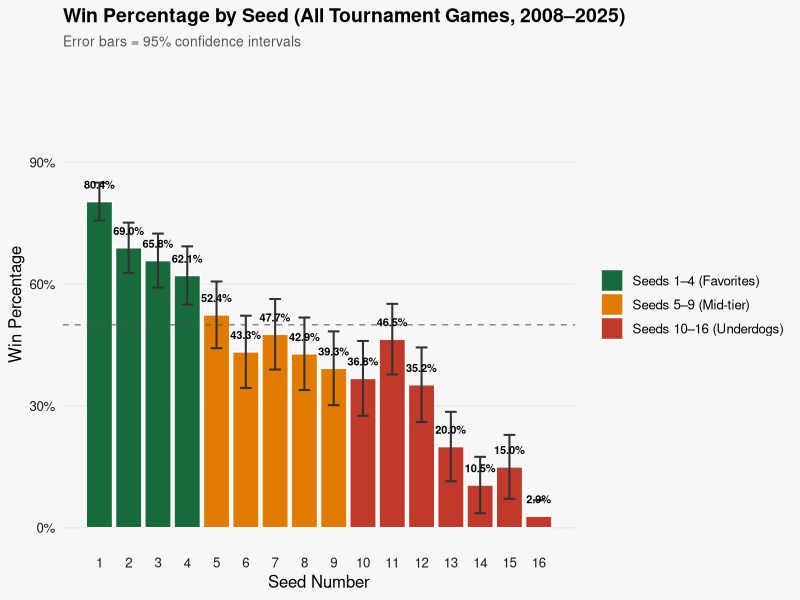
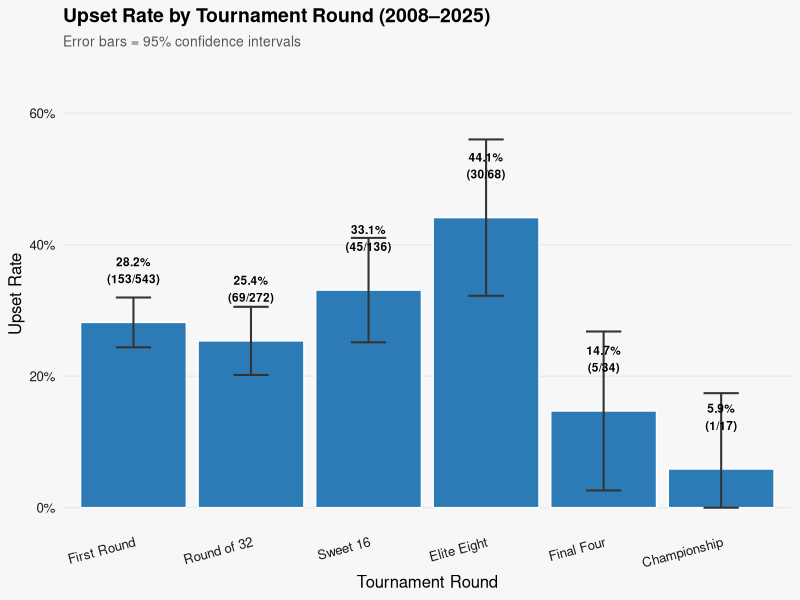
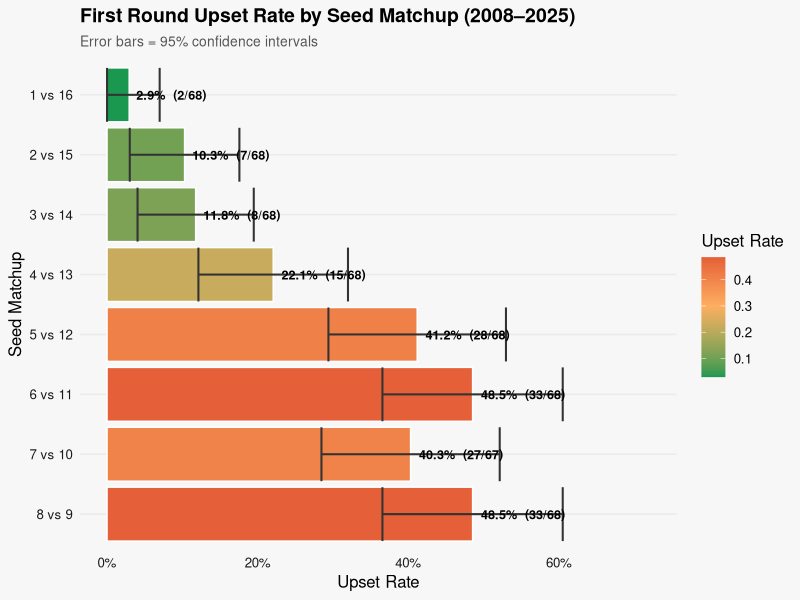
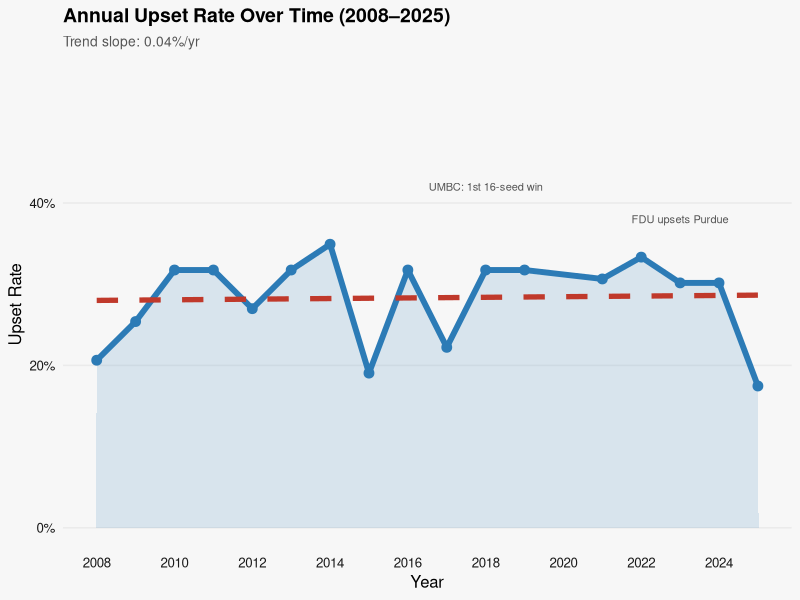
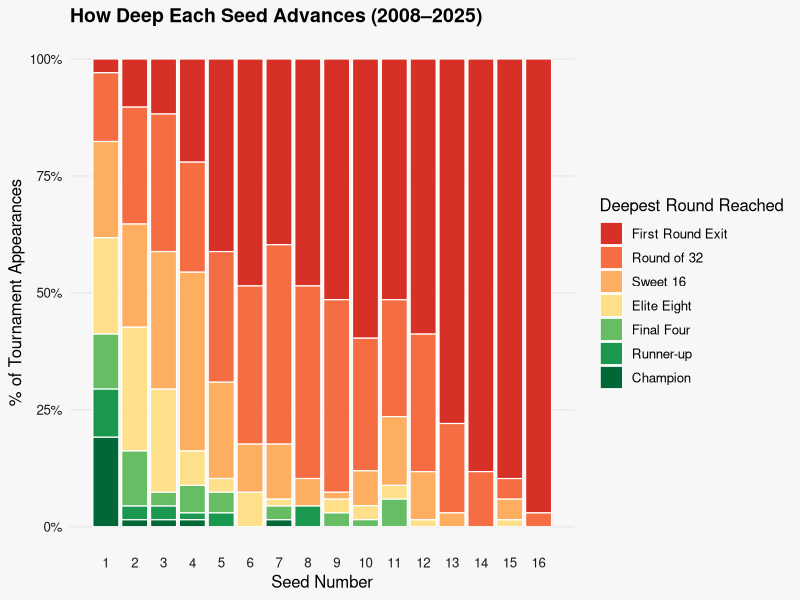
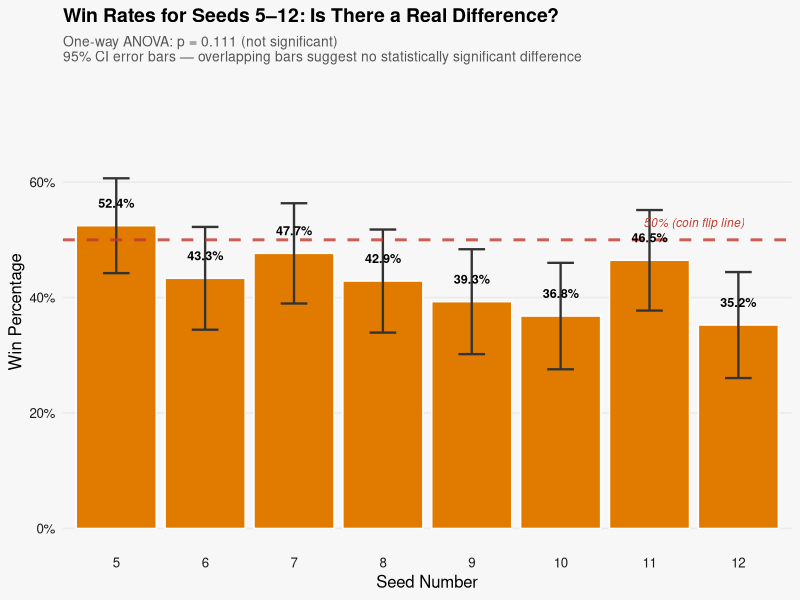
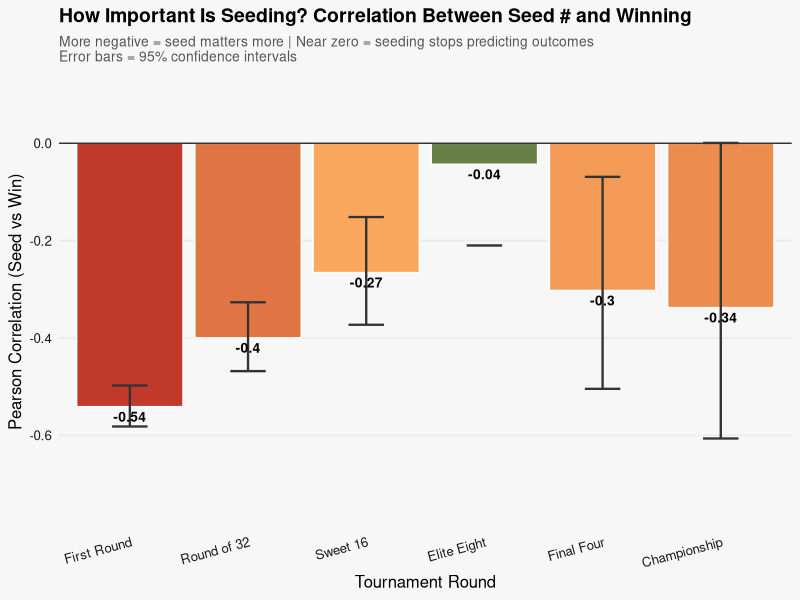
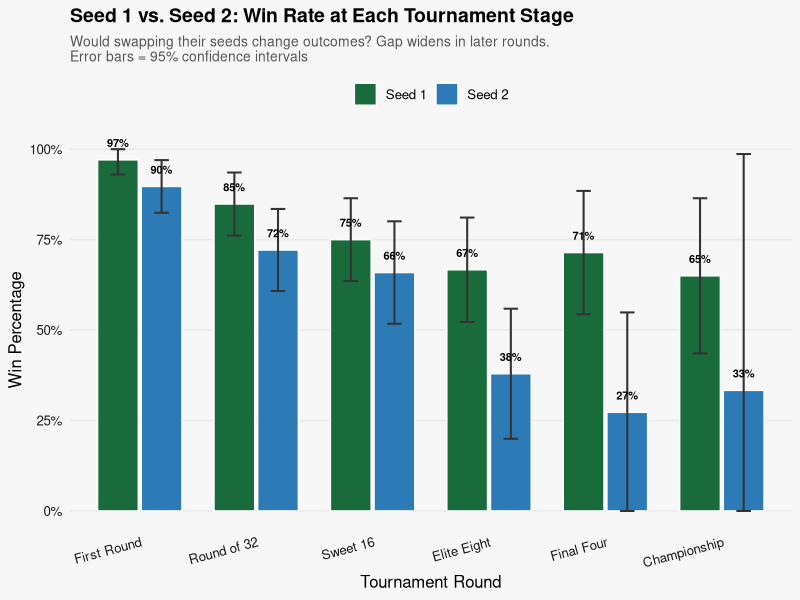

Write R code to recreate these figures, in order.
# ============================================================
# How Predictable Is March Madness? — v2
# Connor Correnti & Mike Zeghibe | Spring 2026
# NEW: error bars, seed stat tests, logistic regression,
#      seeding importance by round, seed 1 vs 2 comparison
# ============================================================
install.packages("tidyverse")
install.packages("ggplot2")
installed.packages("scales")

library(tidyverse)
library(ggplot2)
library(scales)

setwd("C:/Users/ccorren2/OneDrive - Providence College/Data science Capstone CSC485/March Madness Projection folder")

# ── Load Data ────────────────────────────────────────────────
df <- read_csv("Tournament_Matchups_Updated.csv") %>%
  filter(YEAR != 2026) %>%
  mutate(
    ROUND_NAME = case_when(
      `CURRENT ROUND` == 64 ~ "First Round",
      `CURRENT ROUND` == 32 ~ "Round of 32",
      `CURRENT ROUND` == 16 ~ "Sweet 16",
      `CURRENT ROUND` ==  8 ~ "Elite Eight",
      `CURRENT ROUND` ==  4 ~ "Final Four",
      `CURRENT ROUND` ==  2 ~ "Championship"
    ),
    ROUND_NAME = factor(ROUND_NAME, levels = c(
      "First Round","Round of 32","Sweet 16",
      "Elite Eight","Final Four","Championship"))
  )

# ── Shared Theme ─────────────────────────────────────────────
mm_theme <- theme_minimal(base_size = 12) +
  theme(
    plot.background  = element_rect(fill = "#f7f7f7", color = NA),
    panel.background = element_rect(fill = "#f7f7f7", color = NA),
    panel.grid.major.x = element_blank(),
    panel.grid.minor   = element_blank(),
    plot.title    = element_text(face = "bold", size = 14),
    plot.subtitle = element_text(size = 10, color = "#555555"),
    axis.text     = element_text(color = "#1a1a1a")
  )


# ============================================================
# FIGURE 1 — Win Percentage by Seed  [NOW WITH ERROR BARS]
# ============================================================
seed_stats <- df %>%
  group_by(SEED) %>%
  summarise(
    n       = n(),
    win_pct = mean(WIN),
    se      = sd(WIN) / sqrt(n),
    ci_lo   = win_pct - 1.96 * se,
    ci_hi   = win_pct + 1.96 * se,
    .groups = "drop"
  ) %>%
  mutate(tier = case_when(
    SEED <= 4  ~ "Seeds 1–4 (Favorites)",
    SEED <= 9  ~ "Seeds 5–9 (Mid-tier)",
    TRUE       ~ "Seeds 10–16 (Underdogs)"
  ),
  tier = factor(tier, levels = c("Seeds 1–4 (Favorites)",
                                 "Seeds 5–9 (Mid-tier)",
                                 "Seeds 10–16 (Underdogs)")))

fig1 <- ggplot(seed_stats, aes(x = SEED, y = win_pct, fill = tier)) +
  geom_col(color = "white", linewidth = 0.5) +
  geom_errorbar(aes(ymin = ci_lo, ymax = ci_hi),
                width = 0.4, color = "#333333", linewidth = 0.7) +
  geom_text(aes(label = percent(win_pct, accuracy = 0.1)),
            vjust = -1.6, size = 2.8, fontface = "bold") +
  geom_hline(yintercept = 0.5, linetype = "dashed", color = "#555555", alpha = 0.7) +
  scale_fill_manual(values = c("#1a6b3c", "#e07b00", "#c0392b")) +
  scale_y_continuous(labels = percent_format(), limits = c(0, 1.1)) +
  scale_x_continuous(breaks = 1:16) +
  labs(title = "Win Percentage by Seed (All Tournament Games, 2008–2025)",
       subtitle = "Error bars = 95% confidence intervals",
       x = "Seed Number", y = "Win Percentage", fill = NULL) +
  mm_theme

fig1

ggsave("fig1_win_pct_by_seed.png", fig1, width = 12, height = 6, dpi = 180)


# ============================================================
# FIGURE 2 — Upset Rate by Round  [NOW WITH ERROR BARS]
# ============================================================
winners <- df %>% filter(WIN == 1)

upset_by_round <- winners %>%
  group_by(ROUND_NAME) %>%
  summarise(
    n          = n(),
    upsets     = sum(UPSET),
    upset_rate = mean(UPSET),
    se         = sd(UPSET) / sqrt(n),
    ci_lo      = pmax(upset_rate - 1.96 * se, 0),
    ci_hi      = pmin(upset_rate + 1.96 * se, 1),
    .groups    = "drop"
  ) %>%
  filter(!is.na(ROUND_NAME))

fig2 <- ggplot(upset_by_round, aes(x = ROUND_NAME, y = upset_rate)) +
  geom_col(fill = "#2c7bb6", color = "white", linewidth = 0.5) +
  geom_errorbar(aes(ymin = ci_lo, ymax = ci_hi),
                width = 0.3, color = "#333333", linewidth = 0.7) +
  geom_text(aes(label = paste0(percent(upset_rate, accuracy = 0.1),
                               "\n(", upsets, "/", n, ")")),
            vjust = -1.5, size = 3, fontface = "bold") +
  scale_y_continuous(labels = percent_format(), limits = c(0, 0.65)) +
  labs(title = "Upset Rate by Tournament Round (2008–2025)",
       subtitle = "Error bars = 95% confidence intervals",
       x = "Tournament Round", y = "Upset Rate") +
  mm_theme +
  theme(axis.text.x = element_text(angle = 15, hjust = 1))

fig2

ggsave("fig2_upset_by_round.png", fig2, width = 11, height = 6, dpi = 180)


# ============================================================
# FIGURE 3 — First Round Upset Heatmap  [NOW WITH ERROR BARS]
# ============================================================
fr <- df %>% filter(`CURRENT ROUND` == 64)

games <- fr %>%
  arrange(YEAR, `BY YEAR NO`) %>%
  group_by(YEAR, `CURRENT ROUND`) %>%
  mutate(game_id = ceiling(row_number() / 2)) %>%
  group_by(YEAR, game_id) %>%
  summarise(
    high_seed = min(SEED),
    low_seed  = max(SEED),
    upset     = first(UPSET),
    .groups   = "drop"
  )

matchup_stats <- games %>%
  group_by(high_seed, low_seed) %>%
  summarise(
    n          = n(),
    upsets     = sum(upset),
    upset_rate = mean(upset),
    se         = sd(upset) / sqrt(n),
    ci_lo      = pmax(upset_rate - 1.96 * se, 0),
    ci_hi      = pmin(upset_rate + 1.96 * se, 1),
    .groups    = "drop"
  ) %>%
  mutate(label = paste0(high_seed, " vs ", low_seed))

fig3 <- ggplot(matchup_stats,
               aes(x = upset_rate, y = reorder(label, -high_seed), fill = upset_rate)) +
  geom_col(color = "white") +
  geom_errorbar(aes(xmin = ci_lo, xmax = ci_hi),
                height = 0.35, color = "#333333", linewidth = 0.7) +
  geom_text(aes(label = paste0(percent(upset_rate, accuracy = 0.1),
                               "  (", upsets, "/", n, ")")),
            hjust = -0.1, size = 3.2, fontface = "bold") +
  scale_fill_gradient2(low = "#1a9850", mid = "#fdae61", high = "#d73027",
                       midpoint = 0.3, guide = "colorbar") +
  scale_x_continuous(labels = percent_format(), limits = c(0, 0.72)) +
  labs(title = "First Round Upset Rate by Seed Matchup (2008–2025)",
       subtitle = "Error bars = 95% confidence intervals",
       x = "Upset Rate", y = "Seed Matchup", fill = "Upset Rate") +
  mm_theme

fig3

ggsave("fig3_upset_heatmap_matchup.png", fig3, width = 10, height = 7, dpi = 180)


# ============================================================
# FIGURE 4 — Annual Upset Rate Over Time  (unchanged)
# ============================================================
annual <- winners %>%
  group_by(YEAR) %>%
  summarise(upset_rate = mean(UPSET), upsets = sum(UPSET),
            total = n(), .groups = "drop")

lm_fit  <- lm(upset_rate ~ YEAR, data = annual)
annual$trend <- predict(lm_fit)

fig4 <- ggplot(annual, aes(x = YEAR, y = upset_rate)) +
  geom_area(fill = "#2c7bb6", alpha = 0.15) +
  geom_line(color = "#2c7bb6", linewidth = 2) +
  geom_point(color = "#2c7bb6", size = 3) +
  geom_line(aes(y = trend), color = "#c0392b",
            linewidth = 1.8, linetype = "dashed") +
  annotate("text", x = 2018, y = 0.42,
           label = "UMBC: 1st 16-seed win", size = 2.8, color = "#555") +
  annotate("text", x = 2023, y = 0.38,
           label = "FDU upsets Purdue", size = 2.8, color = "#555") +
  scale_y_continuous(labels = percent_format(), limits = c(0, 0.55)) +
  scale_x_continuous(breaks = seq(2008, 2025, 2)) +
  labs(title = "Annual Upset Rate Over Time (2008–2025)",
       x = "Year", y = "Upset Rate",
       subtitle = paste0("Trend slope: ",
                         round(coef(lm_fit)[2] * 100, 2), "%/yr")) +
  mm_theme

fig4

ggsave("fig4_upset_rate_over_time.png", fig4, width = 13, height = 6, dpi = 180)


# ============================================================
# FIGURE 5 — Bracket Chaos  (unchanged)
# ============================================================
team_depth <- df %>%
  group_by(YEAR, `TEAM NO`, SEED) %>%
  summarise(best_round = min(ROUND), .groups = "drop") %>%
  mutate(depth = case_when(
    best_round == 1  ~ "Champion",
    best_round == 2  ~ "Runner-up",
    best_round == 4  ~ "Final Four",
    best_round == 8  ~ "Elite Eight",
    best_round == 16 ~ "Sweet 16",
    best_round == 32 ~ "Round of 32",
    TRUE             ~ "First Round Exit"
  ),
  depth = factor(depth, levels = c("First Round Exit","Round of 32","Sweet 16",
                                   "Elite Eight","Final Four","Runner-up","Champion")))

depth_pct <- team_depth %>%
  count(SEED, depth) %>%
  group_by(SEED) %>%
  mutate(pct = n / sum(n)) %>%
  ungroup()

fig5 <- ggplot(depth_pct, aes(x = SEED, y = pct, fill = depth)) +
  geom_col(position = "stack", color = "white", linewidth = 0.4) +
  scale_fill_manual(values = c("#d73027","#f46d43","#fdae61","#fee08b",
                               "#66bd63","#1a9850","#006837")) +
  scale_y_continuous(labels = percent_format()) +
  scale_x_continuous(breaks = 1:16) +
  labs(title = "How Deep Each Seed Advances (2008–2025)",
       x = "Seed Number", y = "% of Tournament Appearances",
       fill = "Deepest Round Reached") +
  mm_theme +
  theme(legend.position = "right")

fig5

ggsave("fig5_bracket_chaos.png", fig5, width = 14, height = 7, dpi = 180)


# ============================================================
# NEW FIGURE 6 — Seeds 5–12: Win Rates with Statistical Tests
# Are seeds 5–12 actually different from each other?
# ============================================================

# Stats for each seed 5-12
mid_stats <- df %>%
  filter(SEED %in% 5:12) %>%
  group_by(SEED) %>%
  summarise(
    n       = n(),
    win_pct = mean(WIN),
    se      = sd(WIN) / sqrt(n),
    ci_lo   = win_pct - 1.96 * se,
    ci_hi   = win_pct + 1.96 * se,
    .groups = "drop"
  )

# One-way ANOVA to test if ANY seed differs significantly
anova_result <- aov(WIN ~ factor(SEED), data = df %>% filter(SEED %in% 5:12))
anova_p      <- summary(anova_result)[[1]][["Pr(>F)"]][1]
anova_label  <- paste0("One-way ANOVA: p = ", round(anova_p, 3),
                       ifelse(anova_p < 0.05, " (significant)", " (not significant)"))

fig6 <- ggplot(mid_stats, aes(x = factor(SEED), y = win_pct)) +
  geom_col(fill = "#e07b00", color = "white", linewidth = 0.5) +
  geom_errorbar(aes(ymin = ci_lo, ymax = ci_hi),
                width = 0.3, color = "#333333", linewidth = 0.8) +
  geom_hline(yintercept = 0.5, linetype = "dashed", color = "#c0392b",
             linewidth = 1, alpha = 0.8) +
  annotate("text", x = 7.5, y = 0.53, label = "50% (coin flip line)",
           size = 3, color = "#c0392b", fontface = "italic") +
  geom_text(aes(label = percent(win_pct, accuracy = 0.1)),
            vjust = -1.8, size = 3.2, fontface = "bold") +
  scale_y_continuous(labels = percent_format(), limits = c(0, 0.75)) +
  labs(
    title    = "Win Rates for Seeds 5–12: Is There a Real Difference?",
    subtitle = paste0(anova_label,
                      "\n95% CI error bars — overlapping bars suggest no statistically significant difference"),
    x = "Seed Number", y = "Win Percentage"
  ) +
  mm_theme

fig6

ggsave("fig6_seeds5to12_anova.png", fig6, width = 10, height = 6, dpi = 180)

# Print pairwise t-test highlights (key matchups)
cat("\n=== Pairwise t-tests for key first-round matchups (seeds 5-12) ===\n")
pairs_to_test <- list(c(5,12), c(6,11), c(7,10), c(8,9))
for (pair in pairs_to_test) {
  a <- pair[1]; b <- pair[2]
  ga <- df$WIN[df$SEED == a]
  gb <- df$WIN[df$SEED == b]
  tt <- t.test(ga, gb)
  cat(sprintf("Seed %d vs Seed %d: diff=%.3f, p=%.3f %s\n",
              a, b,
              mean(ga) - mean(gb),
              tt$p.value,
              ifelse(tt$p.value < 0.05, "** SIGNIFICANT **", "(not significant)")))
}


# ============================================================
# NEW FIGURE 7 — Does Seed Predict Wins? Correlation by Round
# Does seeding stop mattering at a certain point?
# ============================================================

round_corr <- df %>%
  filter(!is.na(ROUND_NAME)) %>%
  group_by(ROUND_NAME) %>%
  summarise(
    n    = n(),
    corr = cor(SEED, WIN, method = "pearson"),
    # Fisher z for CI
    z    = 0.5 * log((1 + corr) / (1 - corr)),
    se_z = 1 / sqrt(n - 3),
    ci_lo = tanh(z - 1.96 * se_z),
    ci_hi = tanh(z + 1.96 * se_z),
    .groups = "drop"
  )

fig7 <- ggplot(round_corr, aes(x = ROUND_NAME, y = corr)) +
  geom_col(aes(fill = corr), color = "white", linewidth = 0.5) +
  geom_errorbar(aes(ymin = ci_lo, ymax = ci_hi),
                width = 0.3, color = "#333333", linewidth = 0.8) +
  geom_hline(yintercept = 0, linetype = "solid", color = "#333333", linewidth = 0.5) +
  geom_text(aes(label = round(corr, 2)),
            vjust = ifelse(round_corr$corr < 0, 1.5, -1.3),
            size = 3.5, fontface = "bold") +
  scale_fill_gradient2(low = "#c0392b", mid = "#fdae61", high = "#1a6b3c",
                       midpoint = -0.25, guide = "none") +
  scale_y_continuous(limits = c(-0.75, 0.1)) +
  labs(
    title    = "How Important Is Seeding? Correlation Between Seed # and Winning",
    subtitle = "More negative = seed matters more | Near zero = seeding stops predicting outcomes\nError bars = 95% confidence intervals",
    x = "Tournament Round", y = "Pearson Correlation (Seed vs Win)"
  ) +
  mm_theme +
  theme(axis.text.x = element_text(angle = 15, hjust = 1))

fig7

ggsave("fig7_seeding_importance_by_round.png", fig7, width = 11, height = 6, dpi = 180)

cat("\n=== Correlation between seed and winning, by round ===\n")
print(round_corr %>% select(ROUND_NAME, n, corr, ci_lo, ci_hi))


# ============================================================
# NEW FIGURE 8 — Seed 1 vs Seed 2: Would Swapping Matter?
# Compare performance at each stage of the tournament
# ============================================================

s1_s2 <- df %>%
  filter(SEED %in% c(1, 2)) %>%
  group_by(SEED, ROUND_NAME) %>%
  summarise(
    n       = n(),
    win_pct = mean(WIN),
    se      = sd(WIN) / sqrt(n),
    ci_lo   = pmax(win_pct - 1.96 * se, 0),
    ci_hi   = pmin(win_pct + 1.96 * se, 1),
    .groups = "drop"
  ) %>%
  filter(!is.na(ROUND_NAME)) %>%
  mutate(seed_label = paste0("Seed ", SEED))

fig8 <- ggplot(s1_s2, aes(x = ROUND_NAME, y = win_pct,
                          fill = seed_label, group = seed_label)) +
  geom_col(position = position_dodge(width = 0.75),
           color = "white", linewidth = 0.5, width = 0.7) +
  geom_errorbar(aes(ymin = ci_lo, ymax = ci_hi),
                position = position_dodge(width = 0.75),
                width = 0.25, color = "#333333", linewidth = 0.7) +
  geom_text(aes(label = percent(win_pct, accuracy = 1)),
            position = position_dodge(width = 0.75),
            vjust = -1.6, size = 2.8, fontface = "bold") +
  scale_fill_manual(values = c("Seed 1" = "#1a6b3c", "Seed 2" = "#2c7bb6")) +
  scale_y_continuous(labels = percent_format(), limits = c(0, 1.0)) +
  labs(
    title    = "Seed 1 vs. Seed 2: Win Rate at Each Tournament Stage",
    subtitle = "Would swapping their seeds change outcomes? Gap widens in later rounds.\nError bars = 95% confidence intervals",
    x = "Tournament Round", y = "Win Percentage", fill = NULL
  ) +
  mm_theme +
  theme(axis.text.x = element_text(angle = 15, hjust = 1),
        legend.position = "top")

fig8

ggsave("fig8_seed1_vs_seed2.png", fig8, width = 11, height = 6, dpi = 180)

# Significance test: seed 1 vs seed 2 at Final Four and Championship
cat("\n=== Seed 1 vs Seed 2 t-tests at late rounds ===\n")
for (rval in c(4, 2)) {
  rname <- ifelse(rval == 4, "Final Four", "Championship")
  s1 <- df$WIN[df$SEED == 1 & df$`CURRENT ROUND` == rval]
  s2 <- df$WIN[df$SEED == 2 & df$`CURRENT ROUND` == rval]
  if (length(s1) > 1 & length(s2) > 1) {
    tt <- t.test(s1, s2)
    cat(sprintf("%s — Seed 1: %.1f%%, Seed 2: %.1f%%, p=%.3f %s\n",
                rname,
                mean(s1)*100, mean(s2)*100, tt$p.value,
                ifelse(tt$p.value < 0.05, "** SIGNIFICANT **", "(not significant)")))
  }
}

message("\nAll 8 figures saved!")
